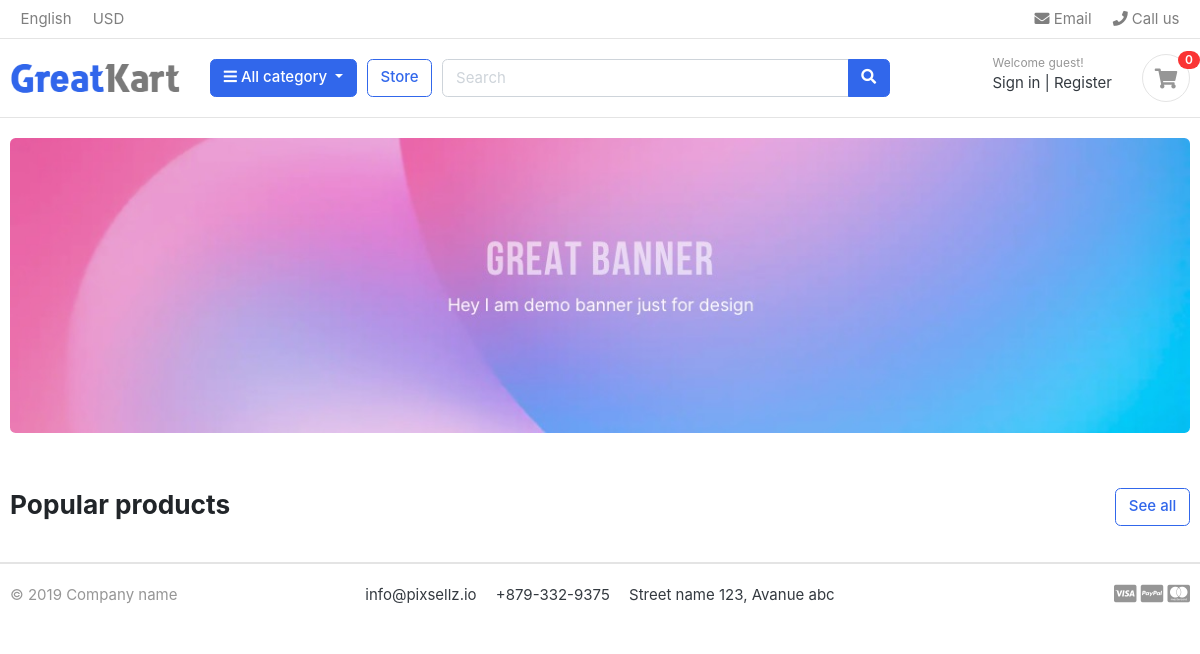
The app's page /, older data.
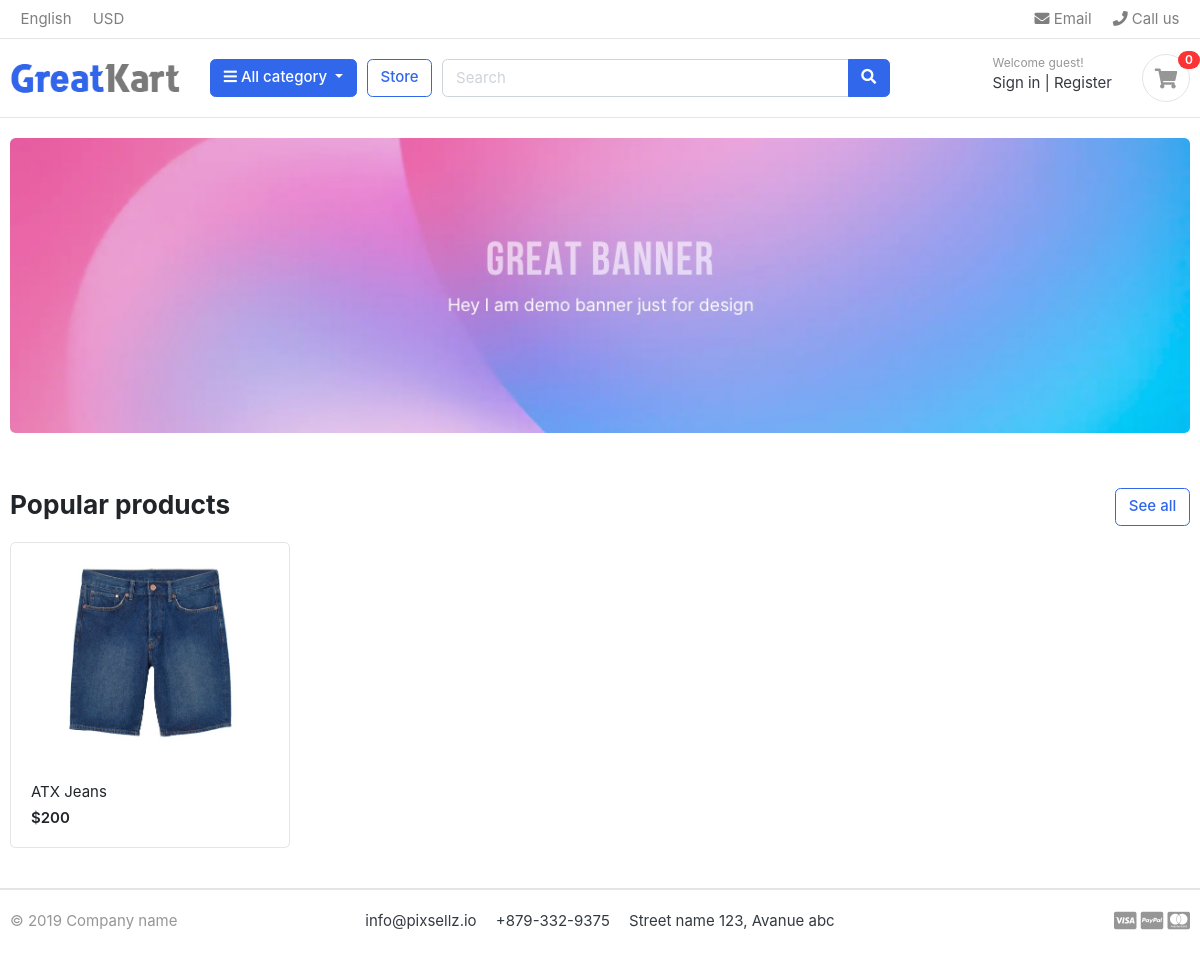
The same page, newer data.
### store/models.py (models this page shows)
class Product(models.Model):
    name = models.CharField( max_length=50 , unique=True)
    slug = models.SlugField(max_length=50 , unique=True)
    description = models.TextField( max_length=2000 , blank=True)
    image = models.ImageField( upload_to='product_img')
    price = models.IntegerField()
    stock = models.IntegerField()
    is_available = models.BooleanField(default=True)
    category = models.ForeignKey("category.Category", verbose_name=("category product"), on_delete=models.CASCADE)
    created_at = models.DateTimeField(auto_now_add=True)
    modified_date = models.DateField( auto_now=True)
    def get_absolute_url(self):
        return reverse("store:product_detail", args=[self.category.slug ,self.slug])
    def __str__(self):
        return self.name

### settings/views.py (the view)
# urls.py: 2. Add a URL to urlpatterns:  path('', views.home, name='home')
def home(request):
    product = Product.objects.all().filter(is_available=True)
    return render(request, 'settings/home.html',{
        'product' : product
    })

### category/context_processor.py (called while the page is built)
def menu_links(request):
    links = Category.objects.all()
    return dict(links=links)

### category/models.py (called while the page is built)
    def get_url(self):
        return reverse('store:product_by_category',args=[self.slug])

    def __str__(self):
        return str(self.name)

### settings/templates/settings/home.html
{% extends 'base.html' %}
{% load static %}
{% block body %}
	<section class="section-intro padding-y-sm">
		<div class="container">
			<div class="intro-banner-wrap">
				<img src="{% static 'images/banners/1.jpg'%}" class="img-fluid rounded">
			</div>
		</div>
	</section>
	<section class="section-name padding-y-sm">
		<div class="container">
			<header class="section-heading">
				<a href="{%url 'store:store'%}" class="btn btn-outline-primary float-right">See all</a>
				<h3 class="section-title">Popular products</h3>
			</header>
			<div class="row">
				{% for product in product %}
				<div class="col-md-3">
					<div class="card card-product-grid">
						<a href="{{product.get_absolute_url}}" class="img-wrap"> <img src="{{product.image.url}}"> </a>
						<figcaption class="info-wrap">
							<a href="{{product.get_absolute_url}}" class="title">{{product}}</a>
							<div class="price mt-1">${{product.price}}</div>
						</figcaption>
					</div>
				</div>
				{% endfor %}
			</div>
		</div>
	</section>
{% endblock body %}

Row changes from the older to the newer data that the page shows:
added Product: image (picture), name "ATX Jeans", price "200"
